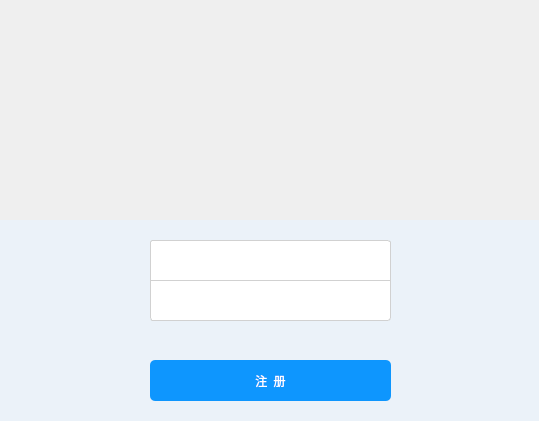
<?xml version="1.0" encoding="UTF-8"?>
<ui version="4.0">
 <class>reg</class>
 <widget class="QDialog" name="reg">
  <property name="geometry">
   <rect>
    <x>0</x>
    <y>0</y>
    <width>539</width>
    <height>421</height>
   </rect>
  </property>
  <property name="windowTitle">
   <string>Dialog</string>
  </property>
  <property name="styleSheet">
   <string notr="true">*{font-family:Microsoft YaHei;}</string>
  </property>
  <widget class="QWidget" name="widget" native="true">
   <property name="geometry">
    <rect>
     <x>0</x>
     <y>0</y>
     <width>541</width>
     <height>421</height>
    </rect>
   </property>
   <widget class="QWidget" name="regBar" native="true">
    <property name="geometry">
     <rect>
      <x>0</x>
      <y>0</y>
      <width>541</width>
      <height>221</height>
     </rect>
    </property>
    <property name="styleSheet">
     <string notr="true">QWidget#regBar{
border-image:url(:/reg.png);
background-repeat:no-repeat;
background-position:center;
background-color:qconicalgradient(cx:0.5, cy:0.5, angle:0, stop:0 rgb(52, 72, 161), stop:0.16 rgb(61, 79, 174), stop:0.225 rgb(7, 118, 209), stop:0.285 rgb(0, 170, 255), stop:0.345 rgb(79, 208, 255), stop:0.415 rgb(152, 237, 255), stop:0.52 rgb(61, 162, 209), stop:0.57 rgb(67, 221, 255), stop:0.635 rgb(65, 195, 255), stop:0.695 rgb(32, 158, 255), stop:0.75 rgb(44, 164, 255), stop:0.815 rgb(7, 118, 208), stop:0.88 rgb(61, 79, 174), stop:0.935 rgb(52, 72, 161), stop:1 rgb(51, 70, 157))
}</string>
    </property>
    <widget class="QPushButton" name="closeButton">
     <property name="geometry">
      <rect>
       <x>505</x>
       <y>10</y>
       <width>15</width>
       <height>15</height>
      </rect>
     </property>
     <property name="minimumSize">
      <size>
       <width>15</width>
       <height>0</height>
      </size>
     </property>
     <property name="styleSheet">
      <string notr="true">QPushButton#closeButton {
    border-radius:3px;
border-image:url(:/search close.png) no-repeat;
}
QPushButton#closeButton:hover
{
    background-color:rgb(255, 0, 0)
}</string>
     </property>
     <property name="text">
      <string/>
     </property>
    </widget>
    <widget class="QPushButton" name="minButton">
     <property name="geometry">
      <rect>
       <x>466</x>
       <y>10</y>
       <width>20</width>
       <height>20</height>
      </rect>
     </property>
     <property name="styleSheet">
      <string notr="true">QPushButton#minButton {
    border-radius:3px;
border-image:url(:/min.png) no-repeat;
}</string>
     </property>
     <property name="text">
      <string/>
     </property>
    </widget>
   </widget>
   <widget class="QWidget" name="regFunction" native="true">
    <property name="geometry">
     <rect>
      <x>0</x>
      <y>220</y>
      <width>541</width>
      <height>201</height>
     </rect>
    </property>
    <property name="styleSheet">
     <string notr="true">QCheckBox
{
    color:rgb(101 , 101 , 101);
}
QPushButton
{
    color:rgb(38 , 133 , 227);
    background-color:transparent;
	border:none;
}
QPushButton:hover
{
    color:rgb(97 , 179 , 246);
}

QPushButton:pressed
{
    color:rgb(0 , 109 , 176);
}

QWidget {
	background-color:rgb(235, 242, 249);
}
</string>
    </property>
    <widget class="QPushButton" name="regButton">
     <property name="geometry">
      <rect>
       <x>150</x>
       <y>140</y>
       <width>241</width>
       <height>41</height>
      </rect>
     </property>
     <property name="styleSheet">
      <string notr="true">/*登陆按钮*/

QPushButton#regButton
{
    color:white;
    background-color:rgb(14 , 150 , 254);
    border-radius:5px;
}

QPushButton#regButton:hover
{
    color:white;
    background-color:rgb(44 , 137 , 255);
}

QPushButton#regButton:pressed
{
    color:white;
    background-color:rgb(14 , 135 , 228);
    padding-left:3px;
    padding-top:3px;
}</string>
     </property>
     <property name="text">
      <string>注  册</string>
     </property>
    </widget>
    <widget class="QComboBox" name="comboBox">
     <property name="geometry">
      <rect>
       <x>150</x>
       <y>20</y>
       <width>241</width>
       <height>41</height>
      </rect>
     </property>
     <property name="styleSheet">
      <string notr="true">/*下拉列表框*/
QComboBox
{
    background:white;
    padding-left:5px ;
    border-top-left-radius:3px;
    border-top-right-radius:3px;
    border: 1px solid rgb(209 , 209 , 209);
}
QComboBox:hover
{
    border: 1px solid rgb(21 , 131 , 221);
}
QComboBox QAbstractItemView::item
{
    height:40px;
}
QComboBox::down-arrow
{
    border-image:url(:/down arrow.png)
}
QComboBox::down-arrow:hover
{
    border-image:url(:/down arrow.png)
}
QComboBox::down-arrow:on
{
    border-image:url(:/up arrow.png)
}
QComboBox::drop-down
{
    width:20px;
    background:transparent;
    padding-right:5px;
}</string>
     </property>
    </widget>
    <widget class="QLineEdit" name="passwordEdit">
     <property name="geometry">
      <rect>
       <x>150</x>
       <y>60</y>
       <width>241</width>
       <height>41</height>
      </rect>
     </property>
     <property name="styleSheet">
      <string notr="true">/*密码框*/
QLineEdit#passwordEdit
{
    background:white;
    padding-left:5px ;
    padding-top:1px ;
    border-bottom-left-radius:3px;
    border-bottom-right-radius:3px;
    border: 1px solid rgb(209 , 209 , 209);
    border-top:transparent;
}
QLineEdit#passwordEdit:hover
{
    padding-top:0px ;
    border: 1px solid rgb(21 , 131 , 221);
}

</string>
     </property>
     <property name="text">
      <string/>
     </property>
    </widget>
    <widget class="QPushButton" name="pButtonKeyboard">
     <property name="geometry">
      <rect>
       <x>365</x>
       <y>70</y>
       <width>22</width>
       <height>22</height>
      </rect>
     </property>
     <property name="styleSheet">
      <string notr="true">/*密码框中的小键盘按钮*/
QPushButton#pButtonKeyboard
{
    border-image:url(:/Login_Keyborad.png) 0 20 0 20 ;
background-color:white;
}
</string>
     </property>
     <property name="text">
      <string/>
     </property>
    </widget>
    <widget class="QWidget" name="layoutWidget">
     <property name="geometry">
      <rect>
       <x>150</x>
       <y>110</y>
       <width>241</width>
       <height>28</height>
      </rect>
     </property>
     <layout class="QHBoxLayout" name="horizontalLayout">
      <item>
       <spacer name="horizontalSpacer">
        <property name="orientation">
         <enum>Qt::Horizontal</enum>
        </property>
        <property name="sizeHint" stdset="0">
         <size>
          <width>40</width>
          <height>20</height>
         </size>
        </property>
       </spacer>
      </item>
     </layout>
    </widget>
    <zorder>layoutWidget</zorder>
    <zorder>passwordEdit</zorder>
    <zorder>regButton</zorder>
    <zorder>pButtonKeyboard</zorder>
    <zorder>comboBox</zorder>
   </widget>
  </widget>
 </widget>
 <resources/>
 <connections/>
</ui>
